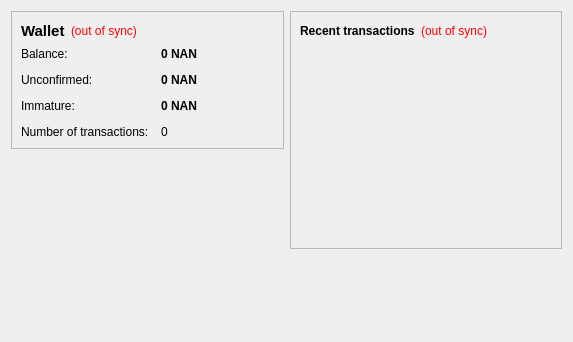
<?xml version="1.0" encoding="UTF-8"?>
<ui version="4.0">
 <class>OverviewPage</class>
 <widget class="QWidget" name="OverviewPage">
  <property name="geometry">
   <rect>
    <x>0</x>
    <y>0</y>
    <width>573</width>
    <height>342</height>
   </rect>
  </property>
  <property name="windowTitle">
   <string>Form</string>
  </property>
  <layout class="QHBoxLayout" name="horizontalLayout" stretch="1,1">
   <item>
    <layout class="QVBoxLayout" name="verticalLayout_2">
     <item>
      <widget class="QFrame" name="frame">
       <property name="frameShape">
        <enum>QFrame::StyledPanel</enum>
       </property>
       <property name="frameShadow">
        <enum>QFrame::Raised</enum>
       </property>
       <layout class="QVBoxLayout" name="verticalLayout_4">
        <item>
         <layout class="QHBoxLayout" name="horizontalLayout_4">
          <item>
           <widget class="QLabel" name="label_5">
            <property name="font">
             <font>
              <pointsize>11</pointsize>
              <weight>75</weight>
              <bold>true</bold>
             </font>
            </property>
            <property name="text">
             <string>Wallet</string>
            </property>
           </widget>
          </item>
          <item>
           <widget class="QLabel" name="labelWalletStatus">
            <property name="toolTip">
             <string>The displayed information may be out of date. Your wallet automatically synchronizes with the NanoTokens network after a connection is established, but this process has not completed yet.</string>
            </property>
            <property name="styleSheet">
             <string notr="true">QLabel { color: red; }</string>
            </property>
            <property name="text">
             <string notr="true">(out of sync)</string>
            </property>
            <property name="alignment">
             <set>Qt::AlignLeading|Qt::AlignLeft|Qt::AlignVCenter</set>
            </property>
           </widget>
          </item>
          <item>
           <spacer name="horizontalSpacer_2">
            <property name="orientation">
             <enum>Qt::Horizontal</enum>
            </property>
            <property name="sizeHint" stdset="0">
             <size>
              <width>40</width>
              <height>20</height>
             </size>
            </property>
           </spacer>
          </item>
         </layout>
        </item>
        <item>
         <layout class="QFormLayout" name="formLayout_2">
          <property name="fieldGrowthPolicy">
           <enum>QFormLayout::AllNonFixedFieldsGrow</enum>
          </property>
          <property name="horizontalSpacing">
           <number>12</number>
          </property>
          <property name="verticalSpacing">
           <number>12</number>
          </property>
          <item row="0" column="0">
           <widget class="QLabel" name="label">
            <property name="text">
             <string>Balance:</string>
            </property>
           </widget>
          </item>
          <item row="0" column="1">
           <widget class="QLabel" name="labelBalance">
            <property name="font">
             <font>
              <weight>75</weight>
              <bold>true</bold>
             </font>
            </property>
            <property name="cursor">
             <cursorShape>IBeamCursor</cursorShape>
            </property>
            <property name="toolTip">
             <string>Your current balance</string>
            </property>
            <property name="text">
             <string notr="true">0 NAN</string>
            </property>
            <property name="textInteractionFlags">
             <set>Qt::LinksAccessibleByMouse|Qt::TextSelectableByKeyboard|Qt::TextSelectableByMouse</set>
            </property>
           </widget>
          </item>
          <item row="1" column="0">
           <widget class="QLabel" name="label_3">
            <property name="text">
             <string>Unconfirmed:</string>
            </property>
           </widget>
          </item>
          <item row="1" column="1">
           <widget class="QLabel" name="labelUnconfirmed">
            <property name="font">
             <font>
              <weight>75</weight>
              <bold>true</bold>
             </font>
            </property>
            <property name="cursor">
             <cursorShape>IBeamCursor</cursorShape>
            </property>
            <property name="toolTip">
             <string>Total of transactions that have yet to be confirmed, and do not yet count toward the current balance</string>
            </property>
            <property name="text">
             <string notr="true">0 NAN</string>
            </property>
            <property name="textInteractionFlags">
             <set>Qt::LinksAccessibleByMouse|Qt::TextSelectableByKeyboard|Qt::TextSelectableByMouse</set>
            </property>
           </widget>
          </item>
          <item row="3" column="0">
           <widget class="QLabel" name="label_2">
            <property name="text">
             <string>Number of transactions:</string>
            </property>
           </widget>
          </item>
          <item row="3" column="1">
           <widget class="QLabel" name="labelNumTransactions">
            <property name="toolTip">
             <string>Total number of transactions in wallet</string>
            </property>
            <property name="text">
             <string notr="true">0</string>
            </property>
           </widget>
          </item>
          <item row="2" column="0">
           <widget class="QLabel" name="labelImmatureText">
            <property name="text">
             <string>Immature:</string>
            </property>
           </widget>
          </item>
          <item row="2" column="1">
           <widget class="QLabel" name="labelImmature">
            <property name="font">
             <font>
              <weight>75</weight>
              <bold>true</bold>
             </font>
            </property>
            <property name="toolTip">
             <string>Mined balance that has not yet matured</string>
            </property>
            <property name="text">
             <string notr="true">0 NAN</string>
            </property>
            <property name="textInteractionFlags">
             <set>Qt::LinksAccessibleByMouse|Qt::TextSelectableByKeyboard|Qt::TextSelectableByMouse</set>
            </property>
           </widget>
          </item>
         </layout>
        </item>
       </layout>
      </widget>
     </item>
     <item>
      <spacer name="verticalSpacer">
       <property name="orientation">
        <enum>Qt::Vertical</enum>
       </property>
       <property name="sizeHint" stdset="0">
        <size>
         <width>20</width>
         <height>40</height>
        </size>
       </property>
      </spacer>
     </item>
    </layout>
   </item>
   <item>
    <layout class="QVBoxLayout" name="verticalLayout_3">
     <item>
      <widget class="QFrame" name="frame_2">
       <property name="frameShape">
        <enum>QFrame::StyledPanel</enum>
       </property>
       <property name="frameShadow">
        <enum>QFrame::Raised</enum>
       </property>
       <layout class="QVBoxLayout" name="verticalLayout">
        <item>
         <layout class="QHBoxLayout" name="horizontalLayout_2">
          <item>
           <widget class="QLabel" name="label_4">
            <property name="text">
             <string>&lt;b&gt;Recent transactions&lt;/b&gt;</string>
            </property>
           </widget>
          </item>
          <item>
           <widget class="QLabel" name="labelTransactionsStatus">
            <property name="toolTip">
             <string>The displayed information may be out of date. Your wallet automatically synchronizes with the NanoTokens network after a connection is established, but this process has not completed yet.</string>
            </property>
            <property name="styleSheet">
             <string notr="true">QLabel { color: red; }</string>
            </property>
            <property name="text">
             <string notr="true">(out of sync)</string>
            </property>
            <property name="alignment">
             <set>Qt::AlignRight|Qt::AlignTrailing|Qt::AlignVCenter</set>
            </property>
           </widget>
          </item>
          <item>
           <spacer name="horizontalSpacer">
            <property name="orientation">
             <enum>Qt::Horizontal</enum>
            </property>
            <property name="sizeHint" stdset="0">
             <size>
              <width>40</width>
              <height>20</height>
             </size>
            </property>
           </spacer>
          </item>
         </layout>
        </item>
        <item>
         <widget class="QListView" name="listTransactions">
          <property name="styleSheet">
           <string notr="true">QListView { background: transparent; }</string>
          </property>
          <property name="frameShape">
           <enum>QFrame::NoFrame</enum>
          </property>
          <property name="verticalScrollBarPolicy">
           <enum>Qt::ScrollBarAlwaysOff</enum>
          </property>
          <property name="horizontalScrollBarPolicy">
           <enum>Qt::ScrollBarAlwaysOff</enum>
          </property>
          <property name="selectionMode">
           <enum>QAbstractItemView::NoSelection</enum>
          </property>
         </widget>
        </item>
       </layout>
      </widget>
     </item>
     <item>
      <spacer name="verticalSpacer_2">
       <property name="orientation">
        <enum>Qt::Vertical</enum>
       </property>
       <property name="sizeHint" stdset="0">
        <size>
         <width>20</width>
         <height>40</height>
        </size>
       </property>
      </spacer>
     </item>
    </layout>
   </item>
  </layout>
 </widget>
 <resources/>
 <connections/>
</ui>
